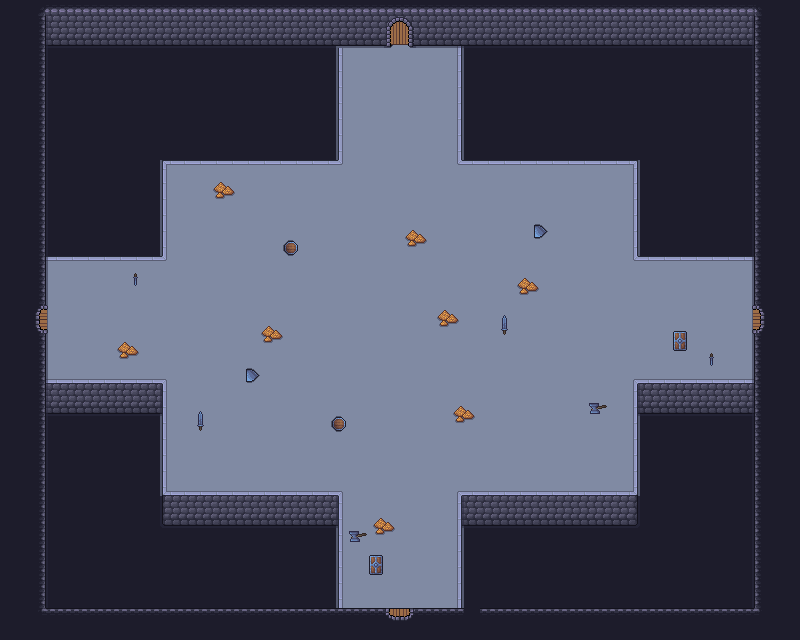

Rendered tile map (Tiled .tmx) drawn with the repository's tilesets; below, a short description and the map source with its tile grids summarised:
An orthogonal 50x40 tile map with 16x16 px tiles, 9 tile layers (Fondo, Suelo, Extra, Suelo Decoracion, ...), 10 tilesets and 34 objects.

<map version="1.10" tiledversion="1.11.2" orientation="orthogonal" renderorder="right-down" width="50" height="40" tilewidth="16" tileheight="16" infinite="0" nextlayerid="14" nextobjectid="41">
 <tileset firstgid="1" source="../tilesets/Paredes2.tsx" />
 <tileset firstgid="494" source="../tilesets/puertas.tsx" />
 <tileset firstgid="498" source="../tilesets/player.tsx" />
 <tileset firstgid="499" source="../tilesets/corazon.tsx" />
 <tileset firstgid="500" source="../tilesets/amongus.tsx" />
 <tileset firstgid="501" source="../tilesets/goomba.tsx" />
 <tileset firstgid="502" source="../tilesets/skeleton.tsx" />
 <tileset firstgid="504" source="../tilesets/supplies_objects.tsx" />
 <tileset firstgid="1059" source="../tilesets/Objetos.tsx" />
 <tileset firstgid="1275" source="../tilesets/azeris.tsx" />
 <group id="2" name="Room">
  <layer id="1" name="Fondo" width="50" height="40">
   <data>[2000 cells, 2000 non-empty, 1 distinct tile ids]</data>
  </layer>
  <layer id="3" name="Suelo" width="50" height="40">
   <data>[2000 cells, 920 non-empty, 3 distinct tile ids]</data>
  </layer>
  <layer id="13" name="Extra" width="50" height="40">
   <data>[2000 cells, 11 non-empty, 4 distinct tile ids]</data>
  </layer>
  <layer id="4" name="Suelo Decoracion" width="50" height="40">
   <data>[2000 cells, 141 non-empty, 14 distinct tile ids]</data>
  </layer>
  <layer id="5" name="Suelo Decoracion 2" width="50" height="40">
   <data>[2000 cells, 0 non-empty, 0 distinct tile ids]</data>
  </layer>
  <layer id="6" name="Paredes" width="50" height="40">
   <data>[2000 cells, 406 non-empty, 17 distinct tile ids]</data>
  </layer>
  <layer id="7" name="Decoracion 2" width="50" height="40">
   <data>[2000 cells, 0 non-empty, 0 distinct tile ids]</data>
  </layer>
  <layer id="8" name="Decoracion" width="50" height="40">
   <data>[2000 cells, 58 non-empty, 19 distinct tile ids]</data>
  </layer>
  <layer id="9" name="Puertas" width="50" height="40">
   <data>[2000 cells, 4 non-empty, 4 distinct tile ids]</data>
  </layer>
  <objectgroup id="10" name="Utils">
   <object id="7" gid="499" x="182.333" y="477.667" width="18" height="18" />
   <object id="8" gid="499" x="185.667" y="197.667" width="18" height="18" />
   <object id="9" gid="499" x="604" y="188" width="18" height="18" />
   <object id="10" gid="499" x="601" y="478" width="18" height="18" />
   <object id="11" gid="499" x="309.667" y="285.667" width="18" height="18" />
   <object id="12" gid="499" x="309" y="381.667" width="18" height="18" />
   <object id="15" gid="499" x="459" y="377.667" width="18" height="18" />
   <object id="16" gid="499" x="457.667" y="281" width="18" height="18" />
   <object id="17" gid="499" x="392" y="142" width="18" height="18" />
   <object id="18" gid="499" x="134" y="327" width="18" height="18" />
   <object id="19" gid="499" x="644" y="331" width="18" height="18" />
   <object id="20" gid="499" x="394" y="518" width="18" height="18" />
   <object id="39" gid="1275" x="288" y="464" width="21" height="21" />
   <object id="40" gid="1275" x="496" y="208" width="21" height="21" />
  </objectgroup>
  <objectgroup id="11" name="Entities">
   <object id="21" gid="500" x="240.333" y="217.667" width="30" height="30" />
   <object id="22" gid="500" x="557" y="213.667" width="30" height="30" />
   <object id="23" gid="500" x="383" y="336.333" width="30" height="30" />
   <object id="25" gid="501" x="199" y="358" width="16" height="16" />
   <object id="26" gid="501" x="206" y="282" width="16" height="16" />
   <object id="27" gid="501" x="343" y="176" width="16" height="16" />
   <object id="28" gid="501" x="430" y="181" width="16" height="16" />
   <object id="29" gid="501" x="610" y="273" width="16" height="16" />
   <object id="30" gid="501" x="606" y="352" width="16" height="16" />
   <object id="31" gid="501" x="441" y="477" width="16" height="16" />
   <object id="32" gid="501" x="380" y="478" width="16" height="16" />
   <object id="33" gid="502" x="242" y="468" width="32" height="32" />
   <object id="34" gid="502" x="250" y="322" width="32" height="32" />
   <object id="35" gid="502" x="549.333" y="319.333" width="32" height="32" />
   <object id="36" gid="502" x="544" y="463.333" width="32" height="32" />
   <object id="37" gid="502" x="382.667" y="247.333" width="32" height="32" />
  </objectgroup>
  <objectgroup id="12" name="Player">
   <object id="2" gid="498" x="49.3333" y="346.667" width="64" height="64" />
   <object id="4" gid="498" x="363.333" y="113" width="64" height="64" />
   <object id="5" gid="498" x="689" y="351" width="64" height="64" />
   <object id="6" gid="498" x="366" y="608" width="64" height="64" />
  </objectgroup>
 </group>
</map>
